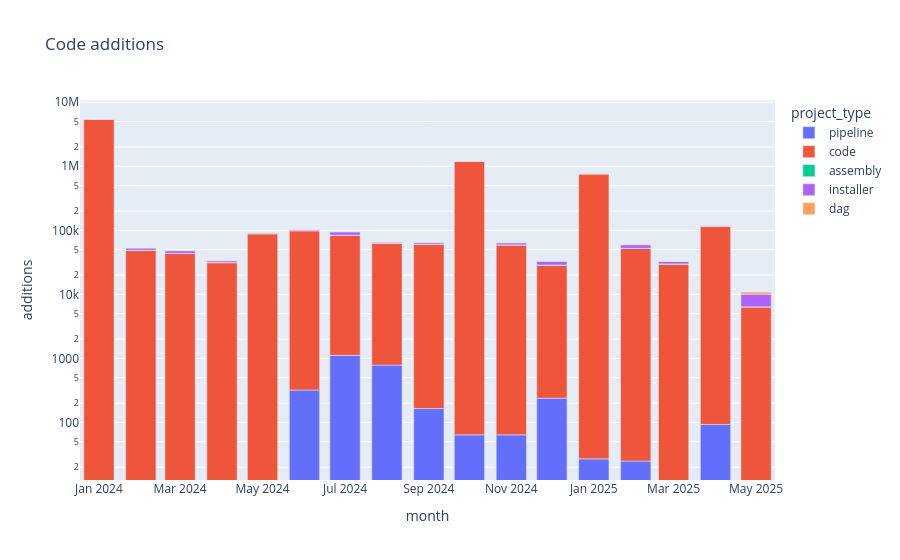

Notebook code for this chart:
### Code cell
px.bar(commits_by_project_type.toPandas(),x='month',y='additions',color='project_type',title='Code additions',log_y=True)
